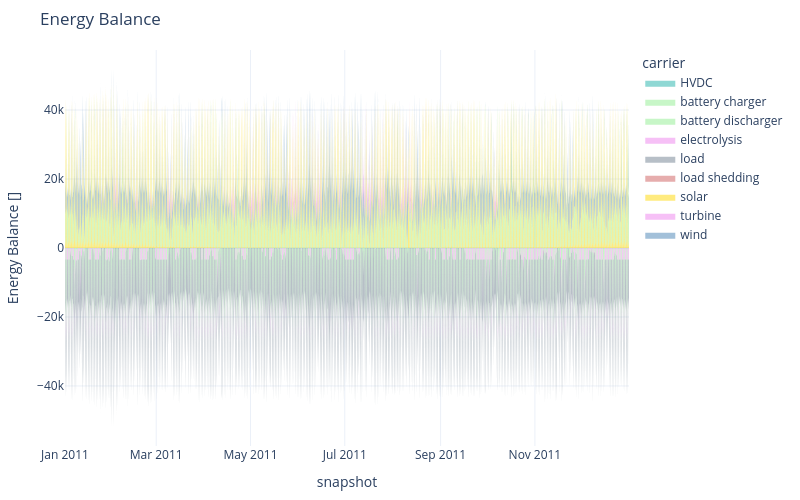

The notebook cell saved with this chart:
### Markdown cell above
Finally, there are some more functions to interactively plot hourly energy balance time series for different carriers, such as electricity:

### Code cell
n.statistics.energy_balance.iplot.area(bus_carrier="AC")

### Figure 1 — Plotly figure (JSON) as saved in the notebook; plotly's stock layout.template omitted (floating-point values rounded to 4 significant figures; data arrays with more than 128 entries replaced by an {"elided": "..."} marker saying what was removed)
{"data": [{"fillpattern": {"shape": ""}, "hovertemplate": "carrier=solar<br>snapshot=%{x}<br>Energy Balance []=%{y}<extra></extra>", "legendgroup": "solar", "line": {"color": "gold", "width": 0}, "marker": {"symbol": "circle"}, "mode": "lines", "name": "solar", "orientation": "v", "showlegend": false, "stackgroup": "positive", "type": "scatter", "x": {"elided": "1606 str values"}, "xaxis": "x", "y": {"elided": "1606 float values"}, "yaxis": "y"}, {"fillpattern": {"shape": ""}, "hovertemplate": "carrier=battery discharger<br>snapshot=%{x}<br>Energy Balance []=%{y}<extra></extra>", "legendgroup": "battery discharger", "line": {"color": "lightgreen", "width": 0}, "marker": {"symbol": "circle"}, "mode": "lines", "name": "battery discharger", "orientation": "v", "showlegend": false, "stackgroup": "positive", "type": "scatter", "x": {"elided": "1861 str values"}, "xaxis": "x", "y": {"elided": "1861 float values"}, "yaxis": "y"}, {"fillpattern": {"shape": ""}, "hovertemplate": "carrier=wind<br>snapshot=%{x}<br>Energy Balance []=%{y}<extra></extra>", "legendgroup": "wind", "line": {"color": "steelblue", "width": 0}, "marker": {"symbol": "circle"}, "mode": "lines", "name": "wind", "orientation": "v", "showlegend": false, "stackgroup": "positive", "type": "scatter", "x": {"elided": "2673 str values"}, "xaxis": "x", "y": {"elided": "2673 float values"}, "yaxis": "y"}, {"fillpattern": {"shape": ""}, "hovertemplate": "carrier=turbine<br>snapshot=%{x}<br>Energy Balance []=%{y}<extra></extra>", "legendgroup": "turbine", "line": {"color": "violet", "width": 0}, "marker": {"symbol": "circle"}, "mode": "lines", "name": "turbine", "orientation": "v", "showlegend": false, "stackgroup": "positive", "type": "scatter", "x": {"elided": "548 str values"}, "xaxis": "x", "y": {"elided": "548 float values"}, "yaxis": "y"}, {"fillpattern": {"shape": ""}, "hovertemplate": "carrier=load shedding<br>snapshot=%{x}<br>Energy Balance []=%{y}<extra></extra>", "legendgroup": "load shedding", "line": {"color": "indianred", "width": 0}, "marker": {"symbol": "circle"}, "mode": "lines", "name": "load shedding", "orientation": "v", "showlegend": false, "stackgroup": "positive", "type": "scatter", "x": ["2011-05-28T12:00:00.000000", "2011-05-28T15:00:00.000000", "2011-05-28T21:00:00.000000", "2011-05-29T21:00:00.000000", "2011-08-12T09:00:00.000000", "2011-08-12T12:00:00.000000", "2011-08-12T21:00:00.000000"], "xaxis": "x", "y": [1405.0, 1569.0, 2389.0, 5200.0, 138.9, 2219.0, 2345.0], "yaxis": "y"}, {"fillpattern": {"shape": ""}, "hovertemplate": "carrier=battery charger<br>snapshot=%{x}<br>Energy Balance []=%{y}<extra></extra>", "legendgroup": "battery charger", "line": {"color": "lightgreen", "width": 0}, "marker": {"symbol": "circle"}, "mode": "lines", "name": "battery charger", "orientation": "v", "showlegend": false, "stackgroup": "negative", "type": "scatter", "x": {"elided": "1134 str values"}, "xaxis": "x", "y": {"elided": "1134 float values"}, "yaxis": "y"}, {"fillpattern": {"shape": ""}, "hovertemplate": "carrier=electrolysis<br>snapshot=%{x}<br>Energy Balance []=%{y}<extra></extra>", "legendgroup": "electrolysis", "line": {"color": "violet", "width": 0}, "marker": {"symbol": "circle"}, "mode": "lines", "name": "electrolysis", "orientation": "v", "showlegend": false, "stackgroup": "negative", "type": "scatter", "x": {"elided": "2051 str values"}, "xaxis": "x", "y": {"elided": "2051 float values"}, "yaxis": "y"}, {"fillpattern": {"shape": ""}, "hovertemplate": "carrier=load<br>snapshot=%{x}<br>Energy Balance []=%{y}<extra></extra>", "legendgroup": "load", "line": {"color": "slategrey", "width": 0}, "marker": {"symbol": "circle"}, "mode": "lines", "name": "load", "orientation": "v", "showlegend": false, "stackgroup": "negative", "type": "scatter", "x": {"elided": "2920 str values"}, "xaxis": "x", "y": {"elided": "2920 float values"}, "yaxis": "y"}, {"fillpattern": {"shape": ""}, "hovertemplate": "carrier=HVDC<br>snapshot=%{x}<br>Energy Balance []=%{y}<extra></extra>", "legendgroup": "HVDC", "line": {"color": "lightseagreen", "width": 0}, "marker": {"symbol": "circle"}, "mode": "lines", "name": "HVDC", "orientation": "v", "showlegend": true, "stackgroup": "1", "type": "scatter", "x": ["2011-12-31T21:00:00.000000"], "xaxis": "x", "y": [NaN], "yaxis": "y"}, {"fillpattern": {"shape": ""}, "hovertemplate": "carrier=battery charger<br>snapshot=%{x}<br>Energy Balance []=%{y}<extra></extra>", "legendgroup": "battery charger", "line": {"color": "lightgreen", "width": 0}, "marker": {"symbol": "circle"}, "mode": "lines", "name": "battery charger", "orientation": "v", "showlegend": true, "stackgroup": "1", "type": "scatter", "x": ["2011-12-31T21:00:00.000000"], "xaxis": "x", "y": [NaN], "yaxis": "y"}, {"fillpattern": {"shape": ""}, "hovertemplate": "carrier=battery discharger<br>snapshot=%{x}<br>Energy Balance []=%{y}<extra></extra>", "legendgroup": "battery discharger", "line": {"color": "lightgreen", "width": 0}, "marker": {"symbol": "circle"}, "mode": "lines", "name": "battery discharger", "orientation": "v", "showlegend": true, "stackgroup": "1", "type": "scatter", "x": ["2011-12-31T21:00:00.000000"], "xaxis": "x", "y": [NaN], "yaxis": "y"}, {"fillpattern": {"shape": ""}, "hovertemplate": "carrier=electrolysis<br>snapshot=%{x}<br>Energy Balance []=%{y}<extra></extra>", "legendgroup": "electrolysis", "line": {"color": "violet", "width": 0}, "marker": {"symbol": "circle"}, "mode": "lines", "name": "electrolysis", "orientation": "v", "showlegend": true, "stackgroup": "1", "type": "scatter", "x": ["2011-12-31T21:00:00.000000"], "xaxis": "x", "y": [NaN], "yaxis": "y"}, {"fillpattern": {"shape": ""}, "hovertemplate": "carrier=load<br>snapshot=%{x}<br>Energy Balance []=%{y}<extra></extra>", "legendgroup": "load", "line": {"color": "slategrey", "width": 0}, "marker": {"symbol": "circle"}, "mode": "lines", "name": "load", "orientation": "v", "showlegend": true, "stackgroup": "1", "type": "scatter", "x": ["2011-12-31T21:00:00.000000"], "xaxis": "x", "y": [NaN], "yaxis": "y"}, {"fillpattern": {"shape": ""}, "hovertemplate": "carrier=load shedding<br>snapshot=%{x}<br>Energy Balance []=%{y}<extra></extra>", "legendgroup": "load shedding", "line": {"color": "indianred", "width": 0}, "marker": {"symbol": "circle"}, "mode": "lines", "name": "load shedding", "orientation": "v", "showlegend": true, "stackgroup": "1", "type": "scatter", "x": ["2011-12-31T21:00:00.000000"], "xaxis": "x", "y": [NaN], "yaxis": "y"}, {"fillpattern": {"shape": ""}, "hovertemplate": "carrier=solar<br>snapshot=%{x}<br>Energy Balance []=%{y}<extra></extra>", "legendgroup": "solar", "line": {"color": "gold", "width": 0}, "marker": {"symbol": "circle"}, "mode": "lines", "name": "solar", "orientation": "v", "showlegend": true, "stackgroup": "1", "type": "scatter", "x": ["2011-12-31T21:00:00.000000"], "xaxis": "x", "y": [NaN], "yaxis": "y"}, {"fillpattern": {"shape": ""}, "hovertemplate": "carrier=turbine<br>snapshot=%{x}<br>Energy Balance []=%{y}<extra></extra>", "legendgroup": "turbine", "line": {"color": "violet", "width": 0}, "marker": {"symbol": "circle"}, "mode": "lines", "name": "turbine", "orientation": "v", "showlegend": true, "stackgroup": "1", "type": "scatter", "x": ["2011-12-31T21:00:00.000000"], "xaxis": "x", "y": [NaN], "yaxis": "y"}, {"fillpattern": {"shape": ""}, "hovertemplate": "carrier=wind<br>snapshot=%{x}<br>Energy Balance []=%{y}<extra></extra>", "legendgroup": "wind", "line": {"color": "steelblue", "width": 0}, "marker": {"symbol": "circle"}, "mode": "lines", "name": "wind", "orientation": "v", "showlegend": true, "stackgroup": "1", "type": "scatter", "x": ["2011-12-31T21:00:00.000000"], "xaxis": "x", "y": [NaN], "yaxis": "y"}], "layout": {"height": 500, "hovermode": "x", "legend": {"title": {"text": "carrier"}, "tracegroupgap": 0}, "margin": {"b": 50, "l": 50, "r": 50, "t": 50}, "title": {"text": "Energy Balance"}, "width": 800, "xaxis": {"anchor": "y", "domain": [0.0, 1.0], "title": {"text": "snapshot"}}, "yaxis": {"anchor": "x", "domain": [0.0, 1.0], "title": {"text": "Energy Balance []"}}}}
